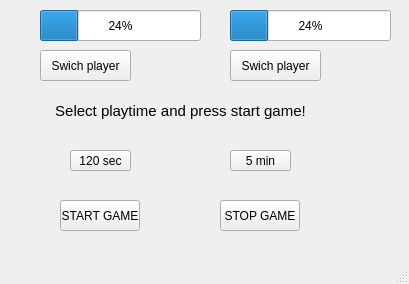
<?xml version="1.0" encoding="UTF-8"?>
<ui version="4.0">
 <class>MainWindow</class>
 <widget class="QMainWindow" name="MainWindow">
  <property name="geometry">
   <rect>
    <x>0</x>
    <y>0</y>
    <width>409</width>
    <height>284</height>
   </rect>
  </property>
  <property name="windowTitle">
   <string>MainWindow</string>
  </property>
  <widget class="QWidget" name="centralwidget">
   <widget class="QProgressBar" name="player2Bar">
    <property name="geometry">
     <rect>
      <x>230</x>
      <y>10</y>
      <width>161</width>
      <height>31</height>
     </rect>
    </property>
    <property name="value">
     <number>24</number>
    </property>
   </widget>
   <widget class="QPushButton" name="SwitchPlayerButton1">
    <property name="geometry">
     <rect>
      <x>40</x>
      <y>50</y>
      <width>91</width>
      <height>31</height>
     </rect>
    </property>
    <property name="text">
     <string>Swich player</string>
    </property>
   </widget>
   <widget class="QPushButton" name="SwitchPlayerButton2">
    <property name="geometry">
     <rect>
      <x>230</x>
      <y>50</y>
      <width>91</width>
      <height>31</height>
     </rect>
    </property>
    <property name="text">
     <string>Swich player</string>
    </property>
   </widget>
   <widget class="QPushButton" name="twoMinButton">
    <property name="geometry">
     <rect>
      <x>70</x>
      <y>150</y>
      <width>61</width>
      <height>21</height>
     </rect>
    </property>
    <property name="text">
     <string>120 sec</string>
    </property>
   </widget>
   <widget class="QPushButton" name="fiveMinButton">
    <property name="geometry">
     <rect>
      <x>230</x>
      <y>150</y>
      <width>61</width>
      <height>21</height>
     </rect>
    </property>
    <property name="text">
     <string>5 min</string>
    </property>
   </widget>
   <widget class="QPushButton" name="startGameButton">
    <property name="geometry">
     <rect>
      <x>60</x>
      <y>200</y>
      <width>80</width>
      <height>31</height>
     </rect>
    </property>
    <property name="text">
     <string>START GAME</string>
    </property>
   </widget>
   <widget class="QPushButton" name="stopGameButton">
    <property name="geometry">
     <rect>
      <x>220</x>
      <y>200</y>
      <width>80</width>
      <height>31</height>
     </rect>
    </property>
    <property name="text">
     <string>STOP GAME</string>
    </property>
   </widget>
   <widget class="QLabel" name="label">
    <property name="geometry">
     <rect>
      <x>40</x>
      <y>90</y>
      <width>281</width>
      <height>41</height>
     </rect>
    </property>
    <property name="font">
     <font>
      <pointsize>11</pointsize>
     </font>
    </property>
    <property name="text">
     <string>Select playtime and press start game!</string>
    </property>
    <property name="alignment">
     <set>Qt::AlignmentFlag::AlignCenter</set>
    </property>
   </widget>
   <widget class="QProgressBar" name="player1Bar">
    <property name="geometry">
     <rect>
      <x>40</x>
      <y>10</y>
      <width>161</width>
      <height>31</height>
     </rect>
    </property>
    <property name="value">
     <number>24</number>
    </property>
   </widget>
  </widget>
  <widget class="QMenuBar" name="menubar">
   <property name="geometry">
    <rect>
     <x>0</x>
     <y>0</y>
     <width>409</width>
     <height>17</height>
    </rect>
   </property>
  </widget>
  <widget class="QStatusBar" name="statusbar"/>
 </widget>
 <resources/>
 <connections/>
</ui>
